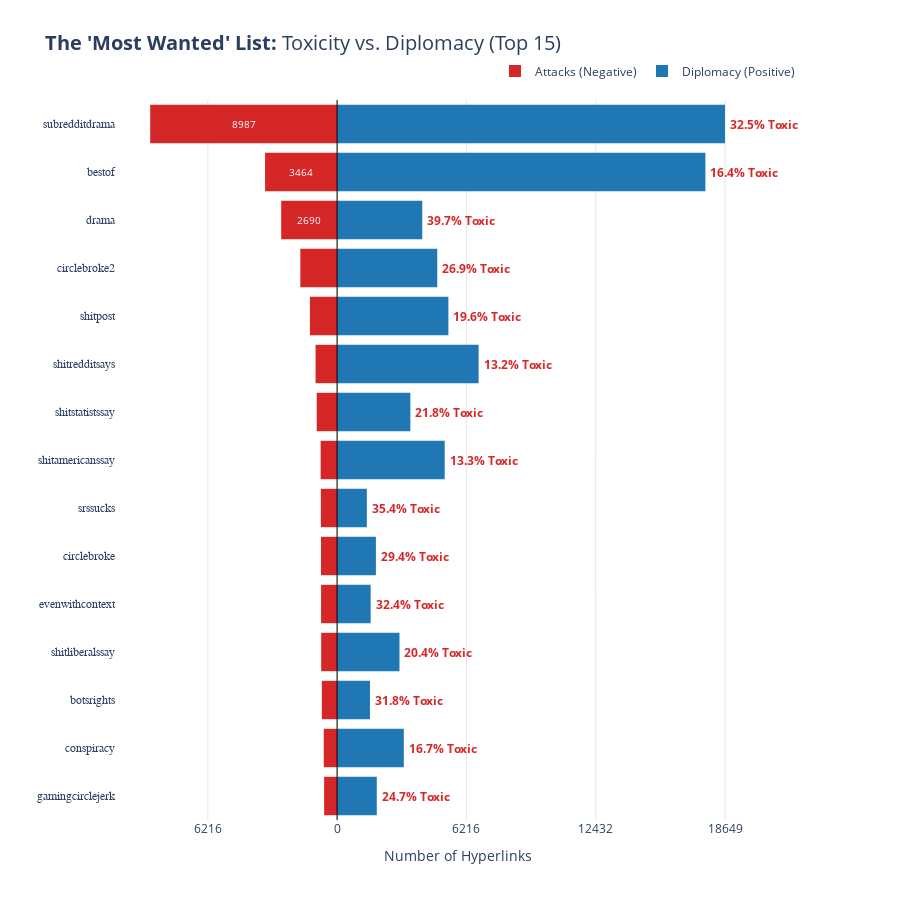

Here is the notebook cell this chart was saved with:
### Markdown cell above
### 1. The False Friend Paradox: Volume vs. Intent


The Intel: The first mistake a moderator makes is looking at the "Top Referrers" list and banning the subreddit that sends the most negative links. Let’s look at the data.

The Analysis: Look at r/bestof (second from the top). It sent 3,464 negative links. A rookie would blacklist them immediately. But look at the blue bar to the right: they also sent nearly 18,000 positive links. With a toxicity ratio of only 16.4%, r/bestof isn't an enemy, it's a bustling public square.

Now, compare that to r/drama or r/srssucks.

r/drama has a smaller total volume, but a 39.7% toxicity ratio.
r/srssucks is at 35.4%.

Actionable Advice:
Don't ban by volume. Ban by Ratio. A subreddit linking to you 100 times with 90 smiles is a friend. A subreddit linking to you 10 times with 10 knives is an assassin. Ignore the noise of r/bestof, focus your defenses on the concentrated toxicity of r/drama.

### Code cell
from my_function import plot_most_wanted_plotly

plot_most_wanted_plotly(merge_df)

### Figure 1 — Plotly figure (JSON) as saved in the notebook; plotly's stock layout.template omitted (floating-point values rounded to 4 significant figures)
{"data": [{"customdata": [[625.0, 24.68], [643.0, 16.7], [735.0, 31.76], [767.0, 20.37], [771.0, 32.35], [775.0, 29.36], [782.0, 35.37], [792.0, 13.28], [982.0, 21.8], [1036.0, 13.22], [1308.0, 19.65], [1769.0, 26.87], [2690.0, 39.65], [3464.0, 16.36], [8987.0, 32.52]], "hovertemplate": "<b>%{y}</b><br>Attacks: %{customdata[0]:,}<br>Toxic Ratio: %{customdata[1]:.1f}%<br><extra></extra>", "marker": {"color": "#d62728", "line": {"width": 0}}, "name": "Attacks (Negative)", "orientation": "h", "type": "bar", "x": [-625, -643, -735, -767, -771, -775, -782, -792, -982, -1036, -1308, -1769, -2690, -3464, -8987], "y": ["gamingcirclejerk", "conspiracy", "botsrights", "shitliberalssay", "evenwithcontext", "circlebroke", "srssucks", "shitamericanssay", "shitstatistssay", "shitredditsays", "shitpost", "circlebroke2", "drama", "bestof", "subredditdrama"]}, {"customdata": [[1907.0, 24.68], [3207.0, 16.7], [1579.0, 31.76], [2998.0, 20.37], [1612.0, 32.35], [1865.0, 29.36], [1429.0, 35.37], [5171.0, 13.28], [3522.0, 21.8], [6803.0, 13.22], [5350.0, 19.65], [4814.0, 26.87], [4094.0, 39.65], [17710.0, 16.36], [18650.0, 32.52]], "hovertemplate": "<b>%{y}</b><br>Diplomacy: %{customdata[0]:,}<br>Toxic Ratio: %{customdata[1]:.1f}%<br><extra></extra>", "marker": {"color": "#1f77b4", "line": {"width": 0}}, "name": "Diplomacy (Positive)", "orientation": "h", "type": "bar", "x": [1907, 3207, 1579, 2998, 1612, 1865, 1429, 5171, 3522, 6803, 5350, 4814, 4094, 17706, 18649], "y": ["gamingcirclejerk", "conspiracy", "botsrights", "shitliberalssay", "evenwithcontext", "circlebroke", "srssucks", "shitamericanssay", "shitstatistssay", "shitredditsays", "shitpost", "circlebroke2", "drama", "bestof", "subredditdrama"]}], "layout": {"annotations": [{"font": {"color": "#d62728", "size": 12}, "showarrow": false, "text": " <b>24.7% Toxic</b>", "x": 1907, "xanchor": "left", "y": "gamingcirclejerk", "yanchor": "middle"}, {"font": {"color": "#d62728", "size": 12}, "showarrow": false, "text": " <b>16.7% Toxic</b>", "x": 3207, "xanchor": "left", "y": "conspiracy", "yanchor": "middle"}, {"font": {"color": "#d62728", "size": 12}, "showarrow": false, "text": " <b>31.8% Toxic</b>", "x": 1579, "xanchor": "left", "y": "botsrights", "yanchor": "middle"}, {"font": {"color": "#d62728", "size": 12}, "showarrow": false, "text": " <b>20.4% Toxic</b>", "x": 2998, "xanchor": "left", "y": "shitliberalssay", "yanchor": "middle"}, {"font": {"color": "#d62728", "size": 12}, "showarrow": false, "text": " <b>32.4% Toxic</b>", "x": 1612, "xanchor": "left", "y": "evenwithcontext", "yanchor": "middle"}, {"font": {"color": "#d62728", "size": 12}, "showarrow": false, "text": " <b>29.4% Toxic</b>", "x": 1865, "xanchor": "left", "y": "circlebroke", "yanchor": "middle"}, {"font": {"color": "#d62728", "size": 12}, "showarrow": false, "text": " <b>35.4% Toxic</b>", "x": 1429, "xanchor": "left", "y": "srssucks", "yanchor": "middle"}, {"font": {"color": "#d62728", "size": 12}, "showarrow": false, "text": " <b>13.3% Toxic</b>", "x": 5171, "xanchor": "left", "y": "shitamericanssay", "yanchor": "middle"}, {"font": {"color": "#d62728", "size": 12}, "showarrow": false, "text": " <b>21.8% Toxic</b>", "x": 3522, "xanchor": "left", "y": "shitstatistssay", "yanchor": "middle"}, {"font": {"color": "#d62728", "size": 12}, "showarrow": false, "text": " <b>13.2% Toxic</b>", "x": 6803, "xanchor": "left", "y": "shitredditsays", "yanchor": "middle"}, {"font": {"color": "#d62728", "size": 12}, "showarrow": false, "text": " <b>19.6% Toxic</b>", "x": 5350, "xanchor": "left", "y": "shitpost", "yanchor": "middle"}, {"font": {"color": "#d62728", "size": 12}, "showarrow": false, "text": " <b>26.9% Toxic</b>", "x": 4814, "xanchor": "left", "y": "circlebroke2", "yanchor": "middle"}, {"font": {"color": "#d62728", "size": 12}, "showarrow": false, "text": " <b>39.7% Toxic</b>", "x": 4094, "xanchor": "left", "y": "drama", "yanchor": "middle"}, {"font": {"color": "white", "size": 10}, "showarrow": false, "text": "2690", "x": -1345, "xanchor": "center", "y": "drama", "yanchor": "middle"}, {"font": {"color": "#d62728", "size": 12}, "showarrow": false, "text": " <b>16.4% Toxic</b>", "x": 17706, "xanchor": "left", "y": "bestof", "yanchor": "middle"}, {"font": {"color": "white", "size": 10}, "showarrow": false, "text": "3464", "x": -1732, "xanchor": "center", "y": "bestof", "yanchor": "middle"}, {"font": {"color": "#d62728", "size": 12}, "showarrow": false, "text": " <b>32.5% Toxic</b>", "x": 18649, "xanchor": "left", "y": "subredditdrama", "yanchor": "middle"}, {"font": {"color": "white", "size": 10}, "showarrow": false, "text": "8987", "x": -4494.0, "xanchor": "center", "y": "subredditdrama", "yanchor": "middle"}], "barmode": "relative", "height": 900, "legend": {"orientation": "h", "x": 1, "xanchor": "right", "y": 1.02, "yanchor": "bottom"}, "margin": {"r": 100}, "shapes": [{"line": {"color": "black", "width": 1}, "type": "line", "x0": 0, "x1": 0, "xref": "x", "y0": 0, "y1": 1, "yref": "y domain"}], "title": {"font": {"size": 20}, "text": "<b>The 'Most Wanted' List:</b> Toxicity vs. Diplomacy (Top 15)"}, "xaxis": {"gridcolor": "rgba(0,0,0,0.1)", "ticktext": ["18649", "12432", "6216", "0", "6216", "12432", "18649"], "tickvals": [-18650.0, -12430.0, -6216.0, 0.0, 6216.0, 12430.0, 18650.0], "title": {"text": "Number of Hyperlinks"}}, "yaxis": {"tickfont": {"family": "Arial Black", "size": 12}, "title": {"text": ""}}}}
